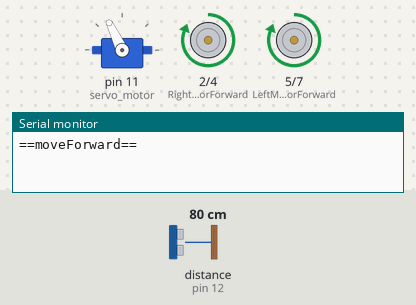
A sketch run on a simulated Arduino Uno, built with avr-gcc and run on an emulated ATmega328P. Parts: servo, motor-driver pin pairs drawn as motors (green arrow = first pin HIGH = forward, orange = second pin HIGH = backward, longer = more drive), the last lines printed to the serial monitor. The inputs (shaded band) are chosen by the test bench; at power-on: distance to the obstacle (sensor on pin 12) 80 cm. The echo pulse lasts 58.3 µs per cm.

Above: at 3.9 s.
4.0 s: distance to the obstacle (sensor on pin 12) set to 22 cm
5.5 s: distance to the obstacle (sensor on pin 12) set to 19 cm
At 7.1 s:
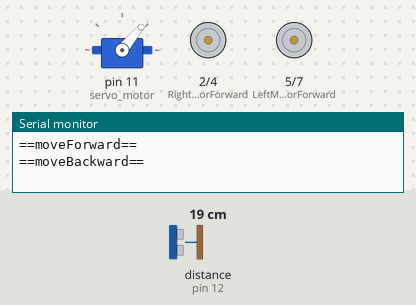
11.5 s: distance to the obstacle (sensor on pin 12) set to 35 cm
At 12.5 s:
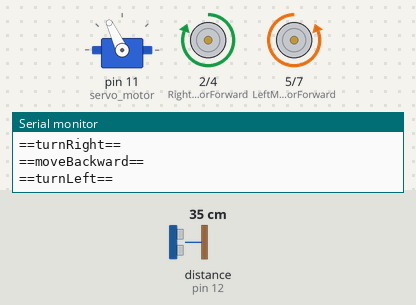
14.1 s: distance to the obstacle (sensor on pin 12) set to 2 cm
At 17.5 s:
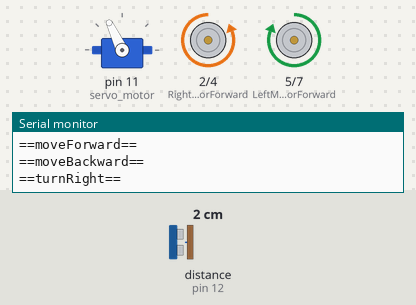
Timing chart, 0 to 18.1 s (numbered marks = the images above; inputs shaded):
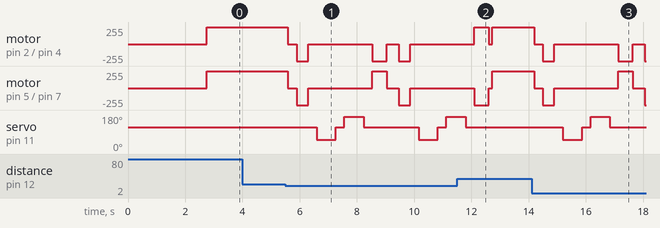

The sketch:

OBSTACLE_AVOIDIN_CAR.ino
```cpp
#include <Servo.h>          //Servo motor library. This is standard library
#include <NewPing.h>        //Ultrasonic sensor function library. You must install this library

//our L298N control pins
const int LeftMotorForward = 5;
const int LeftMotorBackward = 7;
const int RightMotorForward = 2;
const int RightMotorBackward = 4;
const int enAPin = 6; // Left motor PWM speed control
const int enBPin = 3; // Right motor PWM speed control


//sensor pins
#define trig_pin 13 //analog input 1
#define echo_pin 12 //analog input 2

#define maximum_distance 250
boolean goesForward = false;
int distance = 150;

NewPing sonar(trig_pin, echo_pin, maximum_distance); //sensor function
Servo servo_motor; //our servo name


void setup(){

  Serial.begin(9600);

  pinMode(RightMotorForward, OUTPUT);
  pinMode(LeftMotorForward, OUTPUT);
  pinMode(LeftMotorBackward, OUTPUT);
  pinMode(RightMotorBackward, OUTPUT);

  servo_motor.attach(11); //our servo pin

  servo_motor.write(115);
  delay(2000);
  distance = readPing();
  delay(100);
  distance = readPing();
  delay(100);
  distance = readPing();
  delay(100);
  distance = readPing();
  delay(100);
}

void loop(){

  int distanceRight = 0;
  int distanceLeft = 0;
  delay(50);

  if (distance <= 20){
    moveStop();
    delay(300);
    moveBackward();
    delay(400);
    moveStop();
    delay(300);
    distanceRight = lookRight();
    delay(300);
    distanceLeft = lookLeft();
    delay(300);

    if (distance >= distanceLeft){
      turnRight();
      moveStop();
    }
    else{
      turnLeft();
      moveStop();
    }
  }
  else{
    moveForward();
  }
    distance = readPing();
}

int lookRight(){
  servo_motor.write(50);
  delay(500);
  int distance = readPing();
  delay(100);
  servo_motor.write(115);
  return distance;
}

int lookLeft(){
  servo_motor.write(170);
  delay(500);
  int distance = readPing();
  delay(100);
  servo_motor.write(115);
  return distance;
  delay(100);
}

int readPing(){
  delay(70);
  int cm = sonar.ping_cm();
  if (cm==0){
    cm=250;
  }
  return cm;
}

void moveStop(){

  digitalWrite(RightMotorForward, LOW);
  digitalWrite(LeftMotorForward, LOW);
  digitalWrite(RightMotorBackward, LOW);
  digitalWrite(LeftMotorBackward, LOW);
  digitalWrite(enAPin, LOW);
  digitalWrite(enBPin, LOW);


}

void moveForward(){

  if(!goesForward){

    Serial.println("==moveForward==");

    goesForward=true;

    digitalWrite(LeftMotorForward, HIGH);
    digitalWrite(RightMotorForward, HIGH);

    digitalWrite(LeftMotorBackward, LOW);
    digitalWrite(RightMotorBackward, LOW);
    digitalWrite(enAPin, HIGH);
    digitalWrite(enBPin, HIGH);


  }
}

void moveBackward(){

  goesForward=false;

  Serial.println("==moveBackward==");

  digitalWrite(LeftMotorBackward, HIGH);
  digitalWrite(RightMotorBackward, HIGH);

  digitalWrite(LeftMotorForward, LOW);
  digitalWrite(RightMotorForward, LOW);
  digitalWrite(enAPin, HIGH);
  digitalWrite(enBPin, HIGH);

}

void turnRight(){

  Serial.println("==turnRight==");

  digitalWrite(LeftMotorForward, HIGH);
  digitalWrite(RightMotorBackward, HIGH);

  digitalWrite(LeftMotorBackward, LOW);
  digitalWrite(RightMotorForward, LOW);
  digitalWrite(enAPin, HIGH);

  digitalWrite(enBPin, HIGH);


  delay(500);

  digitalWrite(LeftMotorForward, HIGH);
  digitalWrite(RightMotorForward, HIGH);

  digitalWrite(LeftMotorBackward, LOW);
  digitalWrite(RightMotorBackward, LOW);
  digitalWrite(enAPin, HIGH);
  digitalWrite(enBPin, HIGH);


}

void turnLeft(){

  Serial.println("==turnLeft==");

  digitalWrite(LeftMotorBackward, HIGH);
  digitalWrite(RightMotorForward, HIGH);

  digitalWrite(LeftMotorForward, LOW);
  digitalWrite(RightMotorBackward, LOW);
  digitalWrite(enAPin, HIGH);
  digitalWrite(enBPin, HIGH);

  delay(500);

  digitalWrite(LeftMotorForward, HIGH);
  digitalWrite(RightMotorForward, HIGH);

  digitalWrite(LeftMotorBackward, LOW);
  digitalWrite(RightMotorBackward, LOW);
  digitalWrite(enAPin, HIGH);
  digitalWrite(enBPin, HIGH);

}
```

Measured:
- the behaviour switches between 21 and 20 cm on distance to the obstacle (sensor on pin 12) (found by bisection; images 0 and 1)
- after the input at 4.0 s, every drawn part: stays the same
- after the input at 11.5 s, servo on pin 11 (servo_motor): goes on until 11.8 s, then stays 115°
